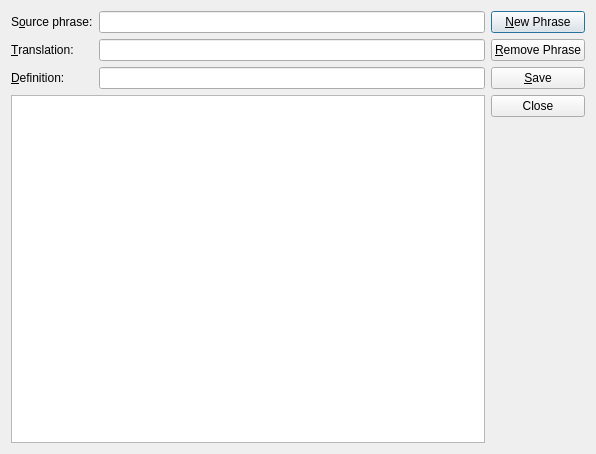
<ui version="4.0" >
 <comment>*********************************************************************
**
** Copyright (C) 1992-2008 Trolltech ASA. All rights reserved.
**
** This file is part of the Qt Linguist of the Qt Toolkit.
**
** This file may be used under the terms of the GNU General Public
** License versions 2.0 or 3.0 as published by the Free Software
** Foundation and appearing in the files LICENSE.GPL2 and LICENSE.GPL3
** included in the packaging of this file.  Alternatively you may (at
** your option) use any later version of the GNU General Public
** License if such license has been publicly approved by Trolltech ASA
** (or its successors, if any) and the KDE Free Qt Foundation. In
** addition, as a special exception, Trolltech gives you certain
** additional rights. These rights are described in the Trolltech GPL
** Exception version 1.2, which can be found at
** http://www.trolltech.com/products/qt/gplexception/ and in the file
** GPL_EXCEPTION.txt in this package.
**
** Please review the following information to ensure GNU General
** Public Licensing requirements will be met:
** http://trolltech.com/products/qt/licenses/licensing/opensource/. If
** you are unsure which license is appropriate for your use, please
** review the following information:
** http://trolltech.com/products/qt/licenses/licensing/licensingoverview
** or contact the sales department at sales@trolltech.com.
**
** In addition, as a special exception, Trolltech, as the sole
** copyright holder for Qt Designer, grants users of the Qt/Eclipse
** Integration plug-in the right for the Qt/Eclipse Integration to
** link to functionality provided by Qt Designer and its related
** libraries.
**
** This file is provided "AS IS" with NO WARRANTY OF ANY KIND,
** INCLUDING THE WARRANTIES OF DESIGN, MERCHANTABILITY AND FITNESS FOR
** A PARTICULAR PURPOSE. Trolltech reserves all rights not expressly
** granted herein.
**
** This file is provided AS IS with NO WARRANTY OF ANY KIND, INCLUDING THE
** WARRANTY OF DESIGN, MERCHANTABILITY AND FITNESS FOR A PARTICULAR PURPOSE.
**
*********************************************************************</comment>
 <class>PhraseBookBox</class>
 <widget class="QDialog" name="PhraseBookBox" >
  <property name="geometry" >
   <rect>
    <x>0</x>
    <y>0</y>
    <width>596</width>
    <height>454</height>
   </rect>
  </property>
  <property name="windowTitle" >
   <string>Edit Phrase Book</string>
  </property>
  <property name="whatsThis" >
   <string>This window allows you to add, modify, or delete phrases in a phrase book.</string>
  </property>
  <layout class="QHBoxLayout" name="unnamed" >
   <item>
    <layout class="QVBoxLayout" name="inputsLayout" >
     <item>
      <layout class="QGridLayout" name="gridLayout" >
       <item row="1" column="0" >
        <widget class="QLabel" name="target" >
         <property name="text" >
          <string>&amp;Translation:</string>
         </property>
         <property name="buddy" >
          <cstring>targetLed</cstring>
         </property>
        </widget>
       </item>
       <item row="1" column="1" >
        <widget class="QLineEdit" name="targetLed" >
         <property name="whatsThis" >
          <string>This is the phrase in the target language corresponding to the source phrase.</string>
         </property>
        </widget>
       </item>
       <item row="0" column="0" >
        <widget class="QLabel" name="source" >
         <property name="text" >
          <string>S&amp;ource phrase:</string>
         </property>
         <property name="buddy" >
          <cstring>sourceLed</cstring>
         </property>
        </widget>
       </item>
       <item row="2" column="1" >
        <widget class="QLineEdit" name="definitionLed" >
         <property name="whatsThis" >
          <string>This is a definition for the source phrase.</string>
         </property>
        </widget>
       </item>
       <item row="0" column="1" >
        <widget class="QLineEdit" name="sourceLed" >
         <property name="whatsThis" >
          <string>This is the phrase in the source language.</string>
         </property>
        </widget>
       </item>
       <item row="2" column="0" >
        <widget class="QLabel" name="definition" >
         <property name="text" >
          <string>&amp;Definition:</string>
         </property>
         <property name="buddy" >
          <cstring>definitionLed</cstring>
         </property>
        </widget>
       </item>
      </layout>
     </item>
     <item>
      <widget class="QTreeView" name="phraseList" >
       <property name="rootIsDecorated" >
        <bool>false</bool>
       </property>
       <property name="uniformRowHeights" >
        <bool>true</bool>
       </property>
       <property name="itemsExpandable" >
        <bool>false</bool>
       </property>
       <property name="sortingEnabled" >
        <bool>true</bool>
       </property>
       <property name="expandsOnDoubleClick" >
        <bool>false</bool>
       </property>
      </widget>
     </item>
    </layout>
   </item>
   <item>
    <layout class="QVBoxLayout" name="buttonLayout" >
     <item>
      <widget class="QPushButton" name="newBut" >
       <property name="whatsThis" >
        <string>Click here to add the phrase to the phrase book.</string>
       </property>
       <property name="text" >
        <string>&amp;New Phrase</string>
       </property>
      </widget>
     </item>
     <item>
      <widget class="QPushButton" name="removeBut" >
       <property name="whatsThis" >
        <string>Click here to remove the phrase from the phrase book.</string>
       </property>
       <property name="text" >
        <string>&amp;Remove Phrase</string>
       </property>
      </widget>
     </item>
     <item>
      <widget class="QPushButton" name="saveBut" >
       <property name="whatsThis" >
        <string>Click here to save the changes made.</string>
       </property>
       <property name="text" >
        <string>&amp;Save</string>
       </property>
      </widget>
     </item>
     <item>
      <widget class="QPushButton" name="closeBut" >
       <property name="whatsThis" >
        <string>Click here to close this window.</string>
       </property>
       <property name="text" >
        <string>Close</string>
       </property>
      </widget>
     </item>
     <item>
      <spacer name="spacer1" >
       <property name="orientation" >
        <enum>Qt::Vertical</enum>
       </property>
       <property name="sizeType" >
        <enum>QSizePolicy::Expanding</enum>
       </property>
       <property name="sizeHint" stdset="0" >
        <size>
         <width>20</width>
         <height>51</height>
        </size>
       </property>
      </spacer>
     </item>
    </layout>
   </item>
  </layout>
 </widget>
 <layoutdefault spacing="6" margin="11" />
 <tabstops>
  <tabstop>sourceLed</tabstop>
  <tabstop>targetLed</tabstop>
  <tabstop>definitionLed</tabstop>
  <tabstop>newBut</tabstop>
  <tabstop>removeBut</tabstop>
  <tabstop>saveBut</tabstop>
  <tabstop>closeBut</tabstop>
 </tabstops>
 <resources/>
 <connections/>
</ui>
